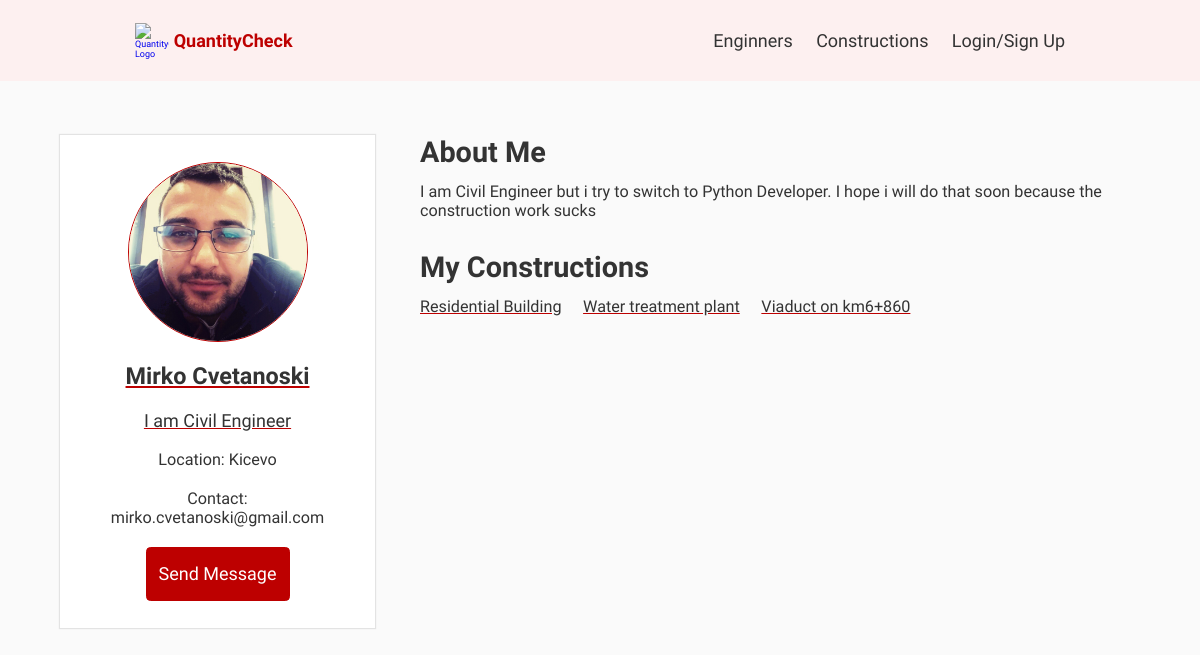
Screenshot of /users/profile/a20d25db-b865-409f-83cf-cd8c42bc7a9d/ with the database file from the repository.
### users/models.py (models this page shows, shortened)
class Profile(models.Model):
    user = models.OneToOneField(User, on_delete=models.CASCADE, null=True, blank=True)
    name = models.CharField(max_length=50, blank=True, null=True)
    username = models.CharField(max_length=50, blank=True, null=True)
    location = models.CharField(max_length=50, blank=True, null=True)
    email = models.EmailField(max_length=50, blank=True, null=True)
    short_intro = models.CharField(max_length=150, blank=True, null=True)
    bio = models.TextField(blank=True, null=True)
    profile_image = models.ImageField(null=True, blank=True, upload_to='profiles/', default='profiles/user-default.png')
    created = models.DateTimeField(auto_now_add=True)
    id = models.UUIDField(default=uuid.uuid4, unique=True, primary_key=True, editable=False)
    class Meta:
        ordering = ['-created']

### constructions/models.py (models this page shows, shortened)
class Construction(models.Model):
    owner = models.ForeignKey(
        Profile, null=True, blank=True, on_delete=models.CASCADE)
    title = models.CharField(max_length=30)
    description = models.TextField(null=True, blank=True, max_length=295)
    featured_image = models.ImageField(null=True, blank=True, default='default.jpg')
    created = models.DateTimeField(auto_now_add=True)
    tags = models.ManyToManyField('Tag', blank=True)
    id = models.UUIDField(default=uuid.uuid4, unique=True, primary_key=True, editable=False)
    def __str__(self):
        return self.title
    class Meta:
        ordering = ['-created']

### users/views.py (the view)
# urls.py: path('profile/<str:pk>/', views.userProfile, name='user-profile'),
def userProfile(request, pk):
    profile = Profile.objects.get(id=pk)
    constructions = Construction.objects.all()
    context = {'profile':profile, 'constructions':constructions}
    return render(request, 'users/user-profile.html', context)

### users/templates/users/user-profile.html
{% extends 'main.html' %}
{% block content %}
<main class="profile">
    <div class="profile__container">
        <div class="layout">
            <div class="profile__card">
                <img class="profile__photo" src="{{profile.profile_image.url}}" alt="Profile Image">
                <h2 class="engineer__name">{{profile.name}}</h2>
                <p class="engineer__title">{{profile.short_intro}}</p>
                <p class="engineer__location">Location: {{profile.location}}</p>
                <p class="engineer__email">Contact: {{profile.email}}</p>
                {% if request.user.profile.id != profile.id %}
                    <a href="{% url 'users:create-message' profile.id %}" class="btn btn--sub btn--lg">Send Message </a>
                {% endif %}
            </div>
            <div class="profile__info">
                <h2>About Me</h2>
                <p>{{profile.bio|slice:'1000'}}</p>
                <h2>My Constructions</h2>
                <div class="construction__tags">
                    {% for construction in constructions %}
                        {% if construction.owner.name == profile.name %}
                            <a href="{% url 'constructions:construction' construction.id %}" class="construction__tag"><span >{{construction}}</span></a>
                        {% endif %}
                    {% endfor %}
                </div>
            </div>
        </div>
    </div>
</main>
{% endblock content %}

### static/styles/constructions.css (style rules this page uses)
* { margin: 0; padding: 0; box-sizing: inherit; }
html { font-size: 62.5%; box-sizing: border-box; overflow-x: hidden; }
body { font-family: 'Roboto Condensed', sans-serif; background-color: rgb(250, 250, 250); }
html, body { max-width: 100%; }
main { display: flex; flex-direction: column; align-items: center; }
.btn { width: 10rem; height: 6rem; border: solid 0.2px #bd0000; border-radius: 0.5rem; cursor: pointer; background-color: rgb(250, 250, 250); transition: 0.3s ease-out; }
.btn--sub { font-size: 2rem; font-weight: 400; padding: 1rem; }

### static/styles/single-profile.css (style rules this page uses)
.profile__container { width: 100vw; height: 100vh; }
.layout { padding-top: 6rem; display: flex; justify-content: center; align-items: flex-start; gap: 10rem; }
.profile__card { display: flex; flex-direction: column; align-items: center; gap: 2.2rem; color: #333333; box-shadow: 0 0 1px 1px rgba(136, 136, 136, 0.2); width: 45rem; padding: 3rem; height: fit-content; background-color: #fff; }
.profile__photo { width: 20rem; height: 20rem; border: solid 0.2px #bd0000; border-radius: 50%; }
.engineer__name { font-size: 2.6rem; font-weight: 700; text-decoration: underline; text-decoration-color: #bd0000; }
.engineer__title { font-size: 2rem; text-decoration: underline; text-decoration-color: #bd0000; }
.engineer__location, .engineer__email { font-size: 1.8rem; }
.profile__card a { display: flex; align-items: center; justify-content: center; text-decoration: none; color: #fff; width: 16rem; background-color: #bd0000; transition: all 0.3s ease-out; }
.profile__info { display: flex; flex-direction: column; gap: 1.4rem; color: #333333; width: 80rem; }
.profile__info h2 { font-size: 3.2rem; }
.profile__info p { font-size: 1.8rem; }
.construction__tags { display: flex; font-size: 1.8rem; gap: 2.4rem; }
.construction__tag { text-decoration: underline; text-decoration-color: #bd0000; color: #333333; transition: all 0.3s ease-out; }

### static/styles/alerts.css (style rules this page uses)
:root { --color-white-light: rgba(136, 136, 136, 0.2); --color-main-light: rgb(180, 206, 255); --color-main: rgb(0, 54, 155); --color-error-bg: rgb(255, 179, 179); --color-error: rgb(155, 0, 0); --color-success-bg: rgb(219, 255, 219); --color-success: rgb(0, 155, 0); }

### static/styles/account.css (style rules this page uses)
.profile__info p, .my__constructions { margin-bottom: 2rem; }

### static/styles/responsive.css (style rules this page uses)
@media (max-width: 90em) { .profile__card { width: 35rem; margin-bottom: 3rem; } }
@media (max-width: 90em) { .layout { gap: 5rem; padding-left: 2.5rem; padding-right: 2.5rem; } }
@media (max-width: 75em) { html { font-size: 56.25%; } }
@media (max-width: 75em) { .engineer__email { text-align: center; } }

### rows the page displays
Profile: profile_image (picture), name "Mirko Cvetanoski", short_intro "I am Civil Engineer", location "Kicevo", email "mirko.cvetanoski@gmail.com", bio "I am Civil Engineer but i try to switch to Python Developer. I hope i will do that soon because the construction work sucks"
Construction: title "Residential Building"
Construction: title "Water treatment plant"
Construction: title "Viaduct on km6+860"
